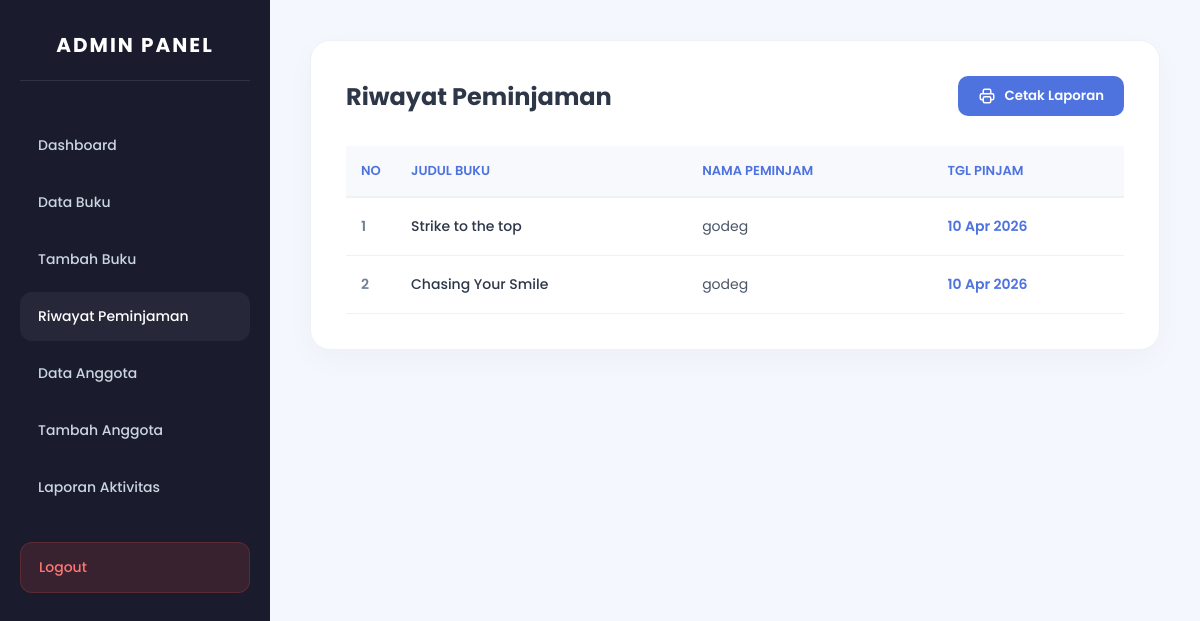
The app's page /project_rafli/admin/riwayat_peminjaman.php (signed in) with its own data.
### tables this page shows
CREATE TABLE `peminjaman` (
  `id` int(11) NOT NULL,
  `id_buku` int(11) NOT NULL,
  `nama_peminjam` varchar(100) NOT NULL,
  `jumlah` int(11) NOT NULL DEFAULT 1,
  `tanggal_pinjam` date NOT NULL,
  `tanggal_kembali` date NOT NULL,
  `status` varchar(20) DEFAULT 'Dipinjam'
);

CREATE TABLE `buku` (
  `id` int(11) NOT NULL,
  `judul` varchar(100) NOT NULL,
  `pengarang` varchar(100) NOT NULL,
  `penerbit` varchar(100) NOT NULL,
  `tahun_terbit` year(4) NOT NULL,
  `stok` int(11) NOT NULL,
  `foto` varchar(255) DEFAULT NULL
);

### project_rafli/admin/riwayat_peminjaman.php (the view, shortened to what this page needs)
<?php
include '../config.php';
$query = mysqli_query($koneksi, "
    SELECT peminjaman.*, buku.judul
    FROM peminjaman
    JOIN buku ON peminjaman.id_buku = buku.id
    ORDER BY peminjaman.id DESC
");
?>
<!DOCTYPE html>
<html lang="id">
<head>
</head>
<body>
<div class="wrapper">
    <div class="sidebar">
        <h3>ADMIN PANEL</h3>
        <a href="dashboard_admin.php">Dashboard</a>
        <a href="data_buku.php">Data Buku</a>
        <a href="tambah_buku.php">Tambah Buku</a>
        <a href="riwayat_peminjaman.php" class="active">Riwayat Peminjaman</a>
        <a href="data_anggota.php">Data Anggota</a>
        <a href="tambah_anggota.php">Tambah Anggota</a>
        <a href="laporan_aktivitas.php">Laporan Aktivitas</a>
        <a href="../logout.php" class="logout">Logout</a>
    </div>
    <div class="content">
        <div class="container">
            <div class="header-flex">
                <h2>Riwayat Peminjaman</h2>
                <button onclick="window.print()" class="btn-cetak">
                    Cetak Laporan
                </button>
            </div>
            <table>
                <thead>
                    <tr>
                        <th width="50">NO</th>
                        <th>JUDUL BUKU</th>
                        <th>NAMA PEMINJAM</th>
                        <th>TGL PINJAM</th>
                    </tr>
                </thead>
                <tbody>
                    <?php
                    $no = 1;
                    if (mysqli_num_rows($query) > 0):
                        while($row = mysqli_fetch_assoc($query)):
                    ?>
                    <tr>
                        <td style="font-weight: 600; color: #718096;"><?= $no++; ?></td>
                        <td style="font-weight: 500; color: #2d3748;"><?= isset($row['judul']) ? htmlspecialchars($row['judul']) : '-'; ?></td>
                        <td>
                            <?php
                                if(isset($row['nama_peminjam'])) {
                                    echo htmlspecialchars($row['nama_peminjam']);
                                } elseif(isset($row['nama_anggota'])) {
                                    echo htmlspecialchars($row['nama_anggota']);
                                } else {
                                    echo "Nama tidak ditemukan";
                                }
                            ?>
                        </td>
                        <td style="font-weight: 600; color: #4e73df;">
                            <?php
                                if(isset($row['tgl_pinjam'])) {
                                    echo date('d M Y', strtotime($row['tgl_pinjam']));
                                } elseif(isset($row['tanggal_pinjam'])) {
                                    echo date('d M Y', strtotime($row['tanggal_pinjam']));
                                } else {
                                    echo "-";
                                }
                            ?>
                        </td>
                    </tr>
                    <?php endwhile; ?>
                    <?php endif; ?>
                </tbody>
            </table>
        </div>
    </div>
</div>
</body>
</html>

### project_rafli/admin/riwayat_peminjaman.php (style rules this page uses)
* { margin: 0; padding: 0; box-sizing: border-box; font-family: 'Poppins', sans-serif; }
body { min-height: 100vh; background: #f4f7fe; }
.wrapper { display: flex; min-height: 100vh; }
.sidebar { width: 270px; background: #1a1c2e; color: #a0aec0; padding: 30px 20px; height: 100vh; position: fixed; left: 0; top: 0; }
.sidebar h3 { text-align: center; color: #fff; font-size: 20px; letter-spacing: 2px; margin-bottom: 40px; text-transform: uppercase; border-bottom: 1px solid rgba(255,255,255,0.1); padding-bottom: 20px; }
.sidebar a { display: block; padding: 14px 18px; color: #cbd5e0; text-decoration: none; border-radius: 12px; margin-bottom: 8px; transition: all 0.3s ease; font-size: 14px; font-weight: 500; }
.sidebar a:hover, .sidebar a.active { background: rgba(255, 255, 255, 0.05); color: #fff; }
.sidebar .logout { background: rgba(231, 74, 59, 0.15); color: #ff7675; margin-top: 30px; text-align: left; border: 1px solid rgba(231, 74, 59, 0.2); }
.content { flex: 1; padding: 40px; margin-left: 270px; }
.container { background: white; padding: 35px; border-radius: 20px; box-shadow: 0 10px 30px rgba(0,0,0,0.03); border: 1px solid #edf2f7; }
.header-flex { display: flex; justify-content: space-between; align-items: center; margin-bottom: 30px; }
h2 { color: #2d3748; font-weight: 700; font-size: 24px; }
.btn-cetak { background: #4e73df; color: white; border: none; padding: 10px 20px; border-radius: 10px; cursor: pointer; font-weight: 600; display: flex; align-items: center; gap: 8px; transition: 0.3s; }
table { width: 100%; border-collapse: separate; border-spacing: 0; }
table th { background: #f8f9fc; color: #4e73df; font-weight: 600; text-transform: uppercase; font-size: 13px; padding: 15px; border-bottom: 2px solid #edf2f7; text-align: left; }
table td { padding: 18px 15px; border-bottom: 1px solid #edf2f7; color: #4a5568; font-size: 14px; }

### records on screen
peminjaman: id_buku.judul "Strike to the top", nama_peminjam "godeg", tanggal_pinjam "10 Apr 2026"
peminjaman: id_buku.judul "Chasing Your Smile", nama_peminjam "godeg", tanggal_pinjam "10 Apr 2026"
